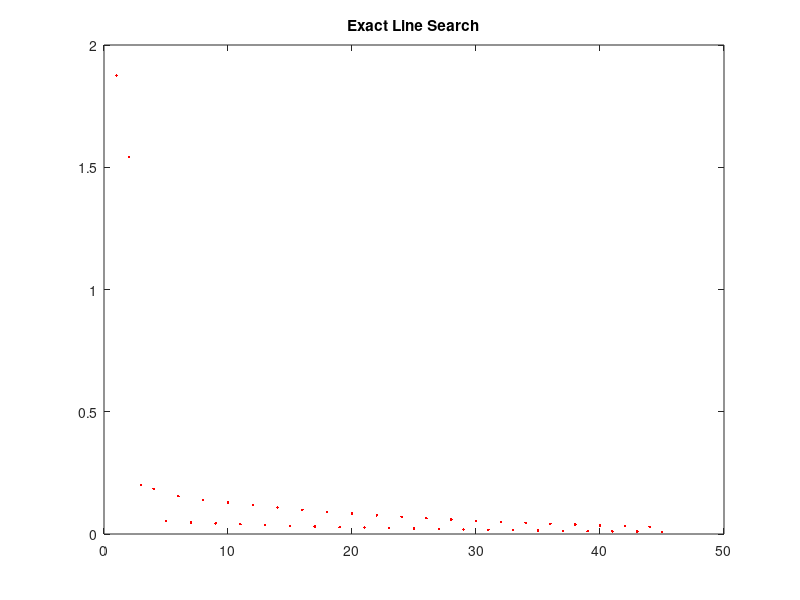

Recreate this plot in MATLAB.
% minimize xTAx, x c R^5
% A = 5x5 Hilbert matrix
% initial vector x0 = (1,2,3,4,5)
% code for exact line, constant stepsize, backtracking
%       constant step size t = 0.1
%       back tracking parameters a = 0.5, b = 0.5, s = 1
% norm of gradient of f(x) <= 10^-4
A = hilb(5);
x0 = [1;2;3;4;5];
t = 0.1;
epsilon = 10^-2;
iter=0;
grad = 2*(A*x0);
norm(grad)
x=x0;
while(norm(grad)>epsilon)
%while (iter < 10)
   iter = iter+1;
   t = (norm(grad)^2)/(2*(grad'*A*grad));
   x = x-t*grad;
   grad = 2*(A*x);
   fun_val = x'*A*x;
   fprintf('iter_number = %3d norm_grad = %2.6f fun_val = %2.6f\n',iter,norm(grad),fun_val)
   plot(iter,norm(grad),'r.--')
   title('Exact Line Search')
   hold on
end
% 45 steps w norm(grad) = 0.009248
% x = [0.525;-0.0151;-0.4217;-0.1094;0.6143]
% fun_val = 0.001829
% grad = [-0.0003;-0.0074;-0.0022;0.0019;0.0046]